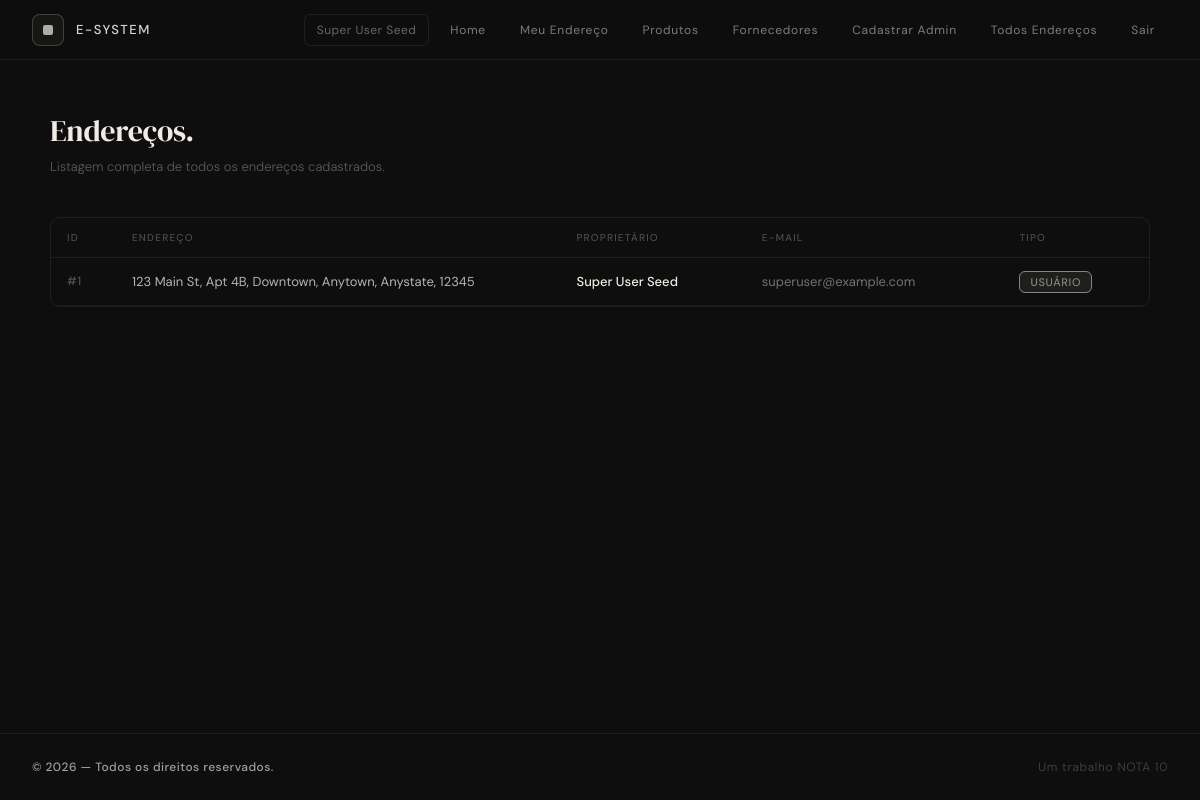
Page /addresses.php (signed in) on the earlier database version.
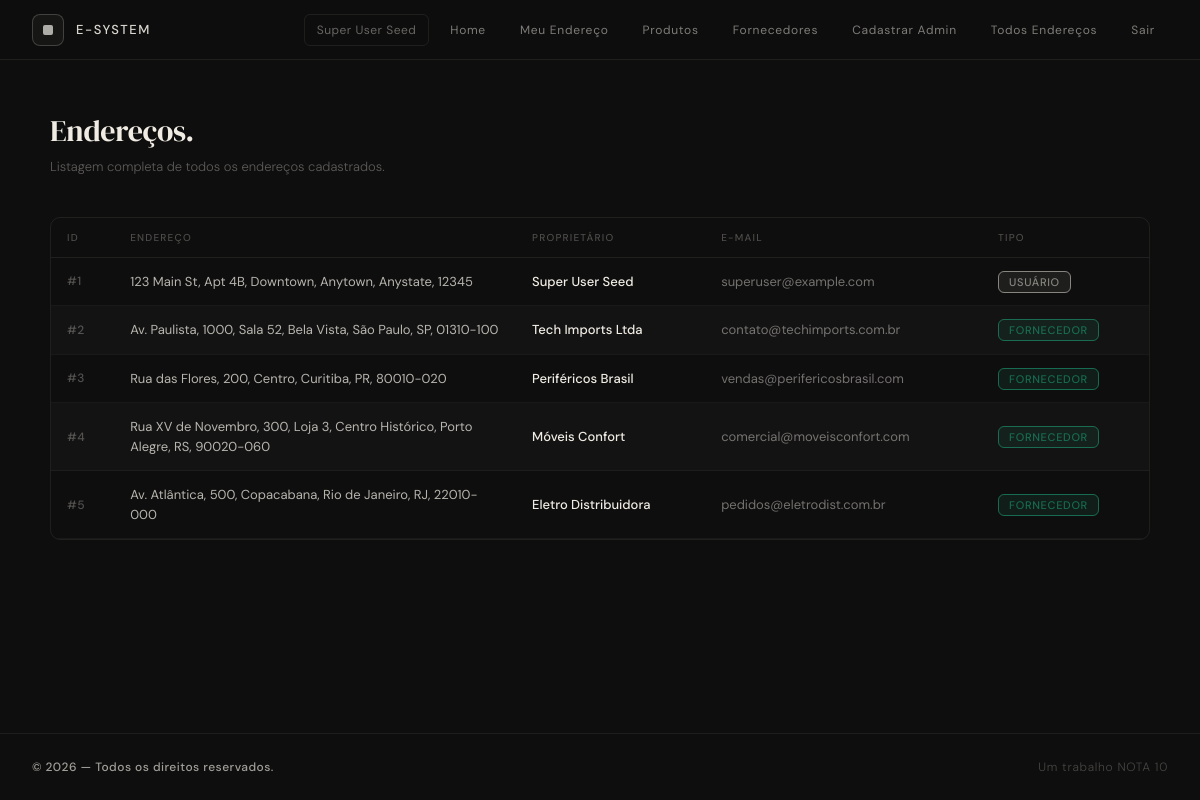
Same page on the later database version.
### tables this page shows
CREATE TABLE IF NOT EXISTS users (
    id INT AUTO_INCREMENT PRIMARY KEY,
    name VARCHAR(150) NOT NULL,
    phone VARCHAR(50) NOT NULL,
    email VARCHAR(255) NOT NULL UNIQUE,
    password VARCHAR(255) NOT NULL,
    address_id INT,
    role ENUM('cliente','admin','superuser') NOT NULL DEFAULT 'cliente',
    created_at TIMESTAMP DEFAULT CURRENT_TIMESTAMP,
    FOREIGN KEY (address_id) REFERENCES addresses(id)
);

CREATE TABLE IF NOT EXISTS addresses (
    id INT AUTO_INCREMENT PRIMARY KEY,
    street VARCHAR(255) NOT NULL,
    complement VARCHAR(255),
    city VARCHAR(100) NOT NULL,
    state VARCHAR(100) NOT NULL,
    neighborhood VARCHAR(100) NOT NULL,
    zip_code VARCHAR(20) NOT NULL
);

CREATE TABLE IF NOT EXISTS suppliers(
    id INT AUTO_INCREMENT PRIMARY KEY,
    name VARCHAR(255) NOT NULL,
    phone VARCHAR(50) NOT NULL,
    email VARCHAR(255) NOT NULL UNIQUE,
    created_at TIMESTAMP DEFAULT CURRENT_TIMESTAMP,
    address_id INT,
    FOREIGN KEY (address_id) REFERENCES addresses(id)
);

### src/services/SessionsService.php (called while the page is built, shortened)
<?php
class SessionManager {
    public function currentUser(): ?array {
        return $_SESSION['user'] ?? null;
    }
}

### src/dao/AddressDAO.php (called while the page is built, shortened)
<?php
require_once __DIR__ . '/../connection/db.php';
class AddressDAO {
    private PDO $db;
    public function __construct() {
        $this->db = Connection::getInstance();
    }
    public function findAllWithOwners(): array {
        $stmt = $this->db->query(
            'SELECT a.*, u.id AS user_id, u.name AS user_name, u.email AS user_email, u.role AS user_role, s.id AS supplier_id, s.name AS supplier_name, s.email AS supplier_email
             FROM addresses a
             LEFT JOIN users u ON u.address_id = a.id
             LEFT JOIN suppliers s ON s.address_id = a.id'
        );
        return $stmt->fetchAll(PDO::FETCH_ASSOC);
    }
}

### src/connection/db.php (called while the page is built, shortened)
<?php
class Connection {
    private static $instance = null;
    private function __construct() {
        $host = 'db';
        $db = 'testdb';
        $user = 'root';
        $pass = 'root';
        try {
            $this->conn = new PDO("mysql:host=$host;dbname=$db", $user, $pass);
        } catch (PDOException $e) {
            die("Erro de conexão: " . $e->getMessage());
        }
    }
     public static function getInstance(): PDO {
        if (self::$instance === null) {
            $obj = new Connection();
            self::$instance = $obj->conn;
        }
        return self::$instance;
    }
}

### src/addresses.php (the view, shortened to what the changed rows need)
<?php
require_once 'services/SessionsService.php';
require_once 'dao/AddressDAO.php';
$addressDAO = new AddressDAO();
$addresses = $addressDAO->findAllWithOwners();
include 'partials/header.php';
?><main class="flex-grow flex justify-center px-6 py-12">
  <div style="width:100%;max-width:1100px">
    <h1 style="font-family:'DM Serif Display',serif;font-size:30px;font-weight:400;letter-spacing:-0.01em;margin:0 0 4px">Endereços.</h1>
    <?php if (empty($addresses)): ?>
      <div style="border:1px solid rgba(240,236,228,0.08);border-radius:10px;padding:48px;text-align:center;font-size:13px;color:rgba(240,236,228,0.3);letter-spacing:0.04em">
        Nenhum endereço encontrado.
      </div>
    <?php else: ?>
      <div style="overflow-x:auto;border:1px solid rgba(240,236,228,0.08);border-radius:10px">
        <table style="width:100%;border-collapse:collapse;font-size:13px;color:#f0ece4">
          <thead>
            <tr style="border-bottom:1px solid rgba(240,236,228,0.08)">
              <?php foreach (['ID','Endereço','Proprietário','E-mail','Tipo'] as $col): ?>
                <th style="padding:12px 16px;text-align:left;font-size:10px;font-weight:500;letter-spacing:0.12em;text-transform:uppercase;color:rgba(240,236,228,0.28);white-space:nowrap">
                  <?= $col ?>
                </th>
              <?php endforeach ?>
            </tr>
          </thead>
          <tbody>
            <?php foreach ($addresses as $i => $item):
              $addr = htmlspecialchars(trim(implode(', ', array_filter([
                $item['street'],
                $item['complement'] ?? '',
                $item['neighborhood'],
                $item['city'],
                $item['state'],
                $item['zip_code'],
              ]))));
              $owner = htmlspecialchars($item['user_name'] ?? $item['supplier_name'] ?? '—');
              $email = htmlspecialchars($item['user_email'] ?? $item['supplier_email'] ?? '—');
              $tipo  = $item['user_id'] ? 'Usuário' : ($item['supplier_id'] ? 'Fornecedor' : 'Sem vínculo');
              $rowBg = $i % 2 === 0 ? 'transparent' : 'rgba(240,236,228,0.02)';
            ?>
              <tr style="border-bottom:1px solid rgba(240,236,228,0.05);background:<?= $rowBg ?>;transition:background 0.15s"
                  onmouseover="this.style.background='rgba(240,236,228,0.05)'"
                  onmouseout="this.style.background='<?= $rowBg ?>'">
                <td style="padding:14px 16px;color:rgba(240,236,228,0.3);font-size:12px;font-weight:500;letter-spacing:0.04em;white-space:nowrap">
                  #<?= htmlspecialchars($item['id']) ?>
                </td>
                <td style="padding:14px 16px;color:rgba(240,236,228,0.75);max-width:320px">
                  <?= $addr ?>
                </td>
                <td style="padding:14px 16px;color:#f0ece4;font-weight:500;white-space:nowrap">
                  <?= $owner ?>
                </td>
                <td style="padding:14px 16px;color:rgba(240,236,228,0.45);white-space:nowrap">
                  <?= $email ?>
                </td>
                <td style="padding:14px 16px">
                  <?php
                    $badge = match($tipo) {
                      'Usuário'     => ['rgba(240,236,228,0.07)', 'rgba(240,236,228,0.5)',  'Usuário'],
                      'Fornecedor'  => ['rgba(29,158,117,0.1)',   'rgba(29,158,117,0.6)',   'Fornecedor'],
                      default       => ['rgba(240,236,228,0.04)', 'rgba(240,236,228,0.2)',  'Sem vínculo'],
                    };
                  ?>
                  <span style="background:<?= $badge[0] ?>;color:<?= $badge[1] ?>;border:1px solid <?= $badge[1] ?>;border-radius:6px;padding:3px 10px;font-size:11px;font-weight:500;letter-spacing:0.06em;text-transform:uppercase;white-space:nowrap">
                    <?= $badge[2] ?>
                  </span>
                </td>
              </tr>
            <?php endforeach ?>
          </tbody>
        </table>
      </div>
    <?php endif ?>
  </div>
</main>
 <?php include 'partials/footer.php';

### src/partials/header.php (shortened to what the changed rows need)
<?php
require_once __DIR__ . '/../services/SessionsService.php';
$session = new SessionManager();
$user = $session->currentUser();
?>
<!DOCTYPE html>
<html lang="pt-BR">
<head>
  <script src="https://cdn.jsdelivr.net/npm/@tailwindcss/browser@4"></script>
</head>
<body class="min-h-screen flex flex-col">
<header style="border-bottom:1px solid rgba(240,236,228,0.08); background:rgba(14,14,14,0.97); height:60px;"
        class="sticky top-0 z-50 flex items-center justify-between px-8">
  <nav class="flex items-center gap-2">
    <?php if ($user): ?>
      <span style="font-size:12px;color:rgba(240,236,228,0.4);padding:6px 12px;border:1px solid rgba(240,236,228,0.08);border-radius:6px;letter-spacing:0.04em">
        <?= htmlspecialchars($user['name']) ?>
      </span>
      <?php
      $links = [['index.php','Home'],['address.php','Meu Endereço']];
      if ($session->hasRole(['superuser', 'admin'])):
        $links[] = ['products.php','Produtos'];
        $links[] = ['suppliers.php','Fornecedores'];
      endif;
      if ($session->hasRole(['superuser'])):
        $links[] = ['create_admin.php','Cadastrar Admin'];
        $links[] = ['addresses.php','Todos Endereços'];
      endif;
      $links[] = ['logout.php','Sair'];
      foreach ($links as [$href, $label]):
      ?>
        <a href="<?= $href ?>" style="font-size:12px;font-weight:400;letter-spacing:0.06em;color:rgba(240,236,228,0.5);text-decoration:none;padding:6px 12px;border-radius:6px;border:1px solid transparent;transition:all 0.2s;"
           onmouseover="this.style.color='#f0ece4';this.style.borderColor='rgba(240,236,228,0.12)';this.style.background='rgba(240,236,228,0.04)'"
           onmouseout="this.style.color='rgba(240,236,228,0.5)';this.style.borderColor='transparent';this.style.background='transparent'">
          <?= $label ?>
        </a>
      <?php endforeach ?>
    <?php else: ?>
      <a href="login.php"    style="...mesmo estilo...">Entrar</a>
      <a href="register.php" style="...mesmo estilo...">Cadastrar</a>
    <?php endif ?>
  </nav>
</header>

Differences in the rows shown:
added suppliers: address "2", address.zip_code "Av. Paulista, 1000, Sala 52, Bela Vista, São Paulo, SP, 01310-100", name "Tech Imports Ltda", email "contato@techimports.com.br", badge "FORNECEDOR"
added suppliers: address "3", address.zip_code "Rua das Flores, 200, Centro, Curitiba, PR, 80010-020", name "Periféricos Brasil", email "vendas@perifericosbrasil.com", badge "FORNECEDOR"
added suppliers: address "4", address.zip_code "Rua XV de Novembro, 300, Loja 3, Centro Histórico, Porto Alegre, RS, 90020-060", name "Móveis Confort", email "comercial@moveisconfort.com", badge "FORNECEDOR"
added suppliers: address "5", address.zip_code "Av. Atlântica, 500, Copacabana, Rio de Janeiro, RJ, 22010-000", name "Eletro Distribuidora", email "pedidos@eletrodist.com.br", badge "FORNECEDOR"
